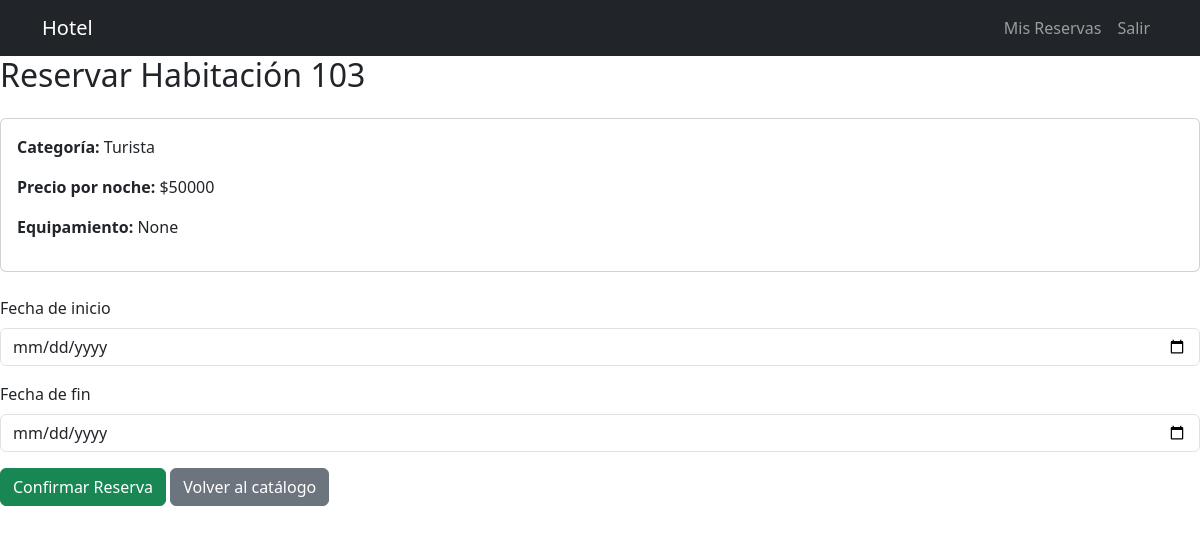
The app's page /reservar/3/ (signed in) with its own data.
### reservas/models.py (models this page shows, shortened)
class Habitacion(models.Model):
    CATEGORIAS = [
        ('TURISTA', 'Turista'),
        ('PREMIUM', 'Premium'),
    ]
    numero = models.IntegerField(unique=True)
    categoria = models.CharField(max_length=10, choices=CATEGORIAS)
    descripcion = models.TextField()
    equipamiento = models.TextField(blank=True, null=True)  # agregado
    precio_diario = models.IntegerField()  # <-- ahora entero
    disponible = models.BooleanField(default=True)

### reservas/views.py (the view)
# urls.py: path('reservar/<int:habitacion_id>/', views.realizar_reserva, name='realizar_reserva'),
@login_required
def realizar_reserva(request, habitacion_id):
    habitacion = get_object_or_404(Habitacion, id=habitacion_id)
    cliente = get_object_or_404(Cliente, email=request.user.email)
    if request.method == "POST":
        form = ReservaForm(request.POST)
        if form.is_valid():
            reserva = form.save(commit=False)
            reserva.habitacion = habitacion
            reserva.cliente = cliente
            if reserva.overlaps():
                form.add_error(None, "⚠️ La habitación ya está reservada en esas fechas.")
            else:
                dias = (reserva.fecha_fin - reserva.fecha_inicio).days + 1
                reserva.monto_total = dias * habitacion.precio_diario
                reserva.monto_reserva = int(reserva.monto_total * 0.3)
                reserva.save()
                messages.success(request, "✅ Reserva realizada con éxito.")
                return redirect("mis_reservas")
    else:
        form = ReservaForm()
    return render(request, "reservas/reserva_form.html", {"form": form, "habitacion": habitacion})

### reservas/forms.py
class ReservaForm(forms.ModelForm):
    class Meta:
        model = Reserva
        fields = ["fecha_inicio", "fecha_fin"]
        widgets = {
            'fecha_inicio': forms.DateInput(attrs={'class': 'form-control', 'type': 'date'}),
            'fecha_fin': forms.DateInput(attrs={'class': 'form-control', 'type': 'date'}),
        }

### reservas/templates/reservas/reserva_form.html (shortened to what this page needs)
{% extends "reservas/base.html" %}
{% block content %}
<h2 class="mb-4">Reservar Habitación {{ habitacion.numero }}</h2>
<div class="card mb-4">
  <div class="card-body">
    <p><strong>Categoría:</strong> {{ habitacion.get_categoria_display }}</p>
    <p><strong>Precio por noche:</strong> ${{ habitacion.precio_diario }}</p>
    <p><strong>Equipamiento:</strong> {{ habitacion.equipamiento }}</p>
  </div>
</div>
<form method="post" class="needs-validation" novalidate>
  <div class="mb-3">
    <label for="id_fecha_inicio" class="form-label">Fecha de inicio</label>
      {{ form.fecha_inicio }}
  </div>
  <div class="mb-3">
    <label for="id_fecha_fin" class="form-label">Fecha de fin</label>
    {{ form.fecha_fin }}
  </div>
  <button type="submit" class="btn btn-success">Confirmar Reserva</button>
  <a href="{% url 'ver_habitaciones' %}" class="btn btn-secondary">Volver al catálogo</a>
</form>
{% endblock %}

### records on screen
Habitacion: numero "103", categoria "Turista", precio_diario "50000", equipamiento "None"
